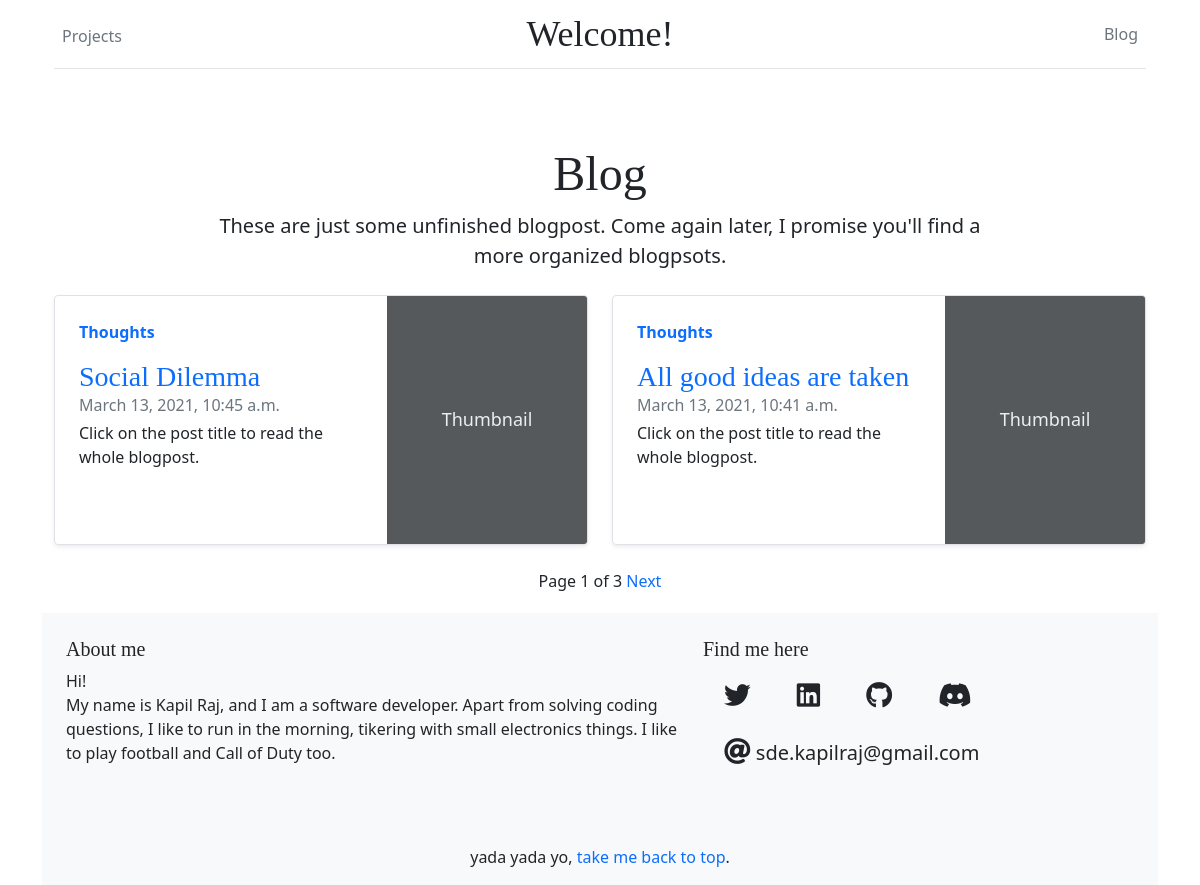
Page /post/ on the committed database.
### blog/models.py (models this page shows, shortened)
class Post(models.Model):
    objects = models.Manager()  # default manager
    published = PublishedManager()  # custom manager
    title = models.CharField(max_length=250)
    slug = models.SlugField(max_length=250, unique_for_date="publish")
    author = models.ForeignKey(
        User, on_delete=models.CASCADE, related_name="blog_posts"
    )
    body = models.TextField()
    publish = models.DateTimeField(default=timezone.now)
    created = models.DateTimeField(auto_now_add=True)
    updated = models.DateTimeField(auto_now=True)
    STATUS_CHOICES = (("draft", "Draft"), ("published", "Published"))
    status = models.CharField(max_length=10, choices=STATUS_CHOICES, default="draft")
    tags = TaggableManager()
    class Meta:
        ordering = ("-publish",)  # a tuple
    def get_absolute_url(self):
        return reverse(
            "blog:post_detail",
            args=[self.publish.year, self.publish.month, self.publish.day, self.slug],
        )

### blog/views.py (the view)
# urls.py: path("post/", post_list, name="post_list"),  # function based view url
def post_list(request, tag_slug=None):
    object_list = Post.published.all()
    tag = None
    if tag_slug:
        tag = get_object_or_404(Tag, slug=tag_slug)
        object_list = object_list.filter(tags__in=[tag])
    paginator = Paginator(object_list, 2)  # 2 posts on each page
    page = request.GET.get("page")
    try:
        posts = paginator.page(page)
    except PageNotAnInteger:
        posts = paginator.page(1)
    except EmptyPage:
        posts = paginator.page(paginator.num_pages)
    context = {
        "post_list": posts,
        "page": page,
        "tag": tag,
    }
    return render(request, "blog/post/list.html", context)

### blog/models.py (called while the page is built)
    def get_queryset(self):
        return super(PublishedManager, self).get_queryset().filter(status="published")

### blog/templates/blog/post/list.html (shortened to what this page needs)
{% extends 'blog/base.html' %}
{% load static %}
{% block main_content %}
<div class="container">
    <div class="row py-4">
        <div class="col-lg-9 mx-auto text-center">
            <h1 class="display-4">Blog</h1>
            <p class="lead mb-0">These are just some unfinished blogpost. Come again later, I promise you'll find a more
                organized blogpsots. </p>
        </div>
    </div>
    {%for post in post_list%}
    {% if forloop.first or forloop.counter0|divisibleby:2 %}
    <div class="row">
        {% endif %}
        <div class="col-md-6">
            <div class="row g-0 border rounded overflow-hidden flex-md-row mb-4 shadow-sm h-md-250 position-relative">
                <div class="col p-4 d-flex flex-column position-static">
                    <strong class="d-inline-block text-primary">
                        <p>{% for tag in post.tags.all %}
                            <a href='{% url "blog:post_list_by_tag" tag.slug %}'>{{tag.name|capfirst }}</a>
                            {% endfor %}
                        </p>
                    </strong>
                    <h3 class="mb-0">
                        <a href="{{post.get_absolute_url}}">{{ post.title }}</a>
                    </h3>
                    <div class="mb-1 text-muted">{{post.updated}}</div>
                    <p class="card-text mb-auto">
                        Click on the post title to read the whole blogpost.
                    </p>
                </div>
                <div class="col-auto d-none d-lg-block">
                    <svg class="bd-placeholder-img" width="200" height="250" xmlns="http://www.w3.org/2000/svg"
                        role="img" aria-label="Placeholder: Thumbnail" preserveAspectRatio="xMidYMid slice"
                        focusable="false">
                        <rect width="100%" height="100%" fill="#55595c" /><text x="50%" y="50%" fill="#eceeef"
                            dy=".3em">Thumbnail</text>
                    </svg>
                </div>
            </div>
        </div>
        {% if forloop.counter|divisibleby:2 or forloop.last %}
    </div>
    {% endif %}
    {% endfor %}
    <div class="text-center">
        {% include "blog/pagination.html" with page=post_list %}
    </div>
</div>
{% endblock main_content %}

### static/blog/css/blog.css (style rules this page uses)
h1, h2, h3, h4, h5, h6 { font-family: "Playfair Display", Georgia, "Times New Roman", serif; }
.display-4 { font-size: 2.5rem; }
@media (min-width: 768px) { .display-4 { font-size: 3rem; } }
@media (min-width: 768px) { .h-md-250 { height: 250px; } }
a:link { text-decoration:none; }

### static/blog/css/share_post_form.css (style rules this page uses)
:root { --input-padding-x: 1.5rem; --input-padding-y: .75rem; }

### blog/templates/blog/base.html (style rules this page uses)
.bd-placeholder-img { font-size: 1.125rem; text-anchor: middle; -webkit-user-select: none; -moz-user-select: none; user-select: none; }

### rows in the picture
Post: title "Social Dilemma", updated "March 13, 2021, 10:45 a.m."
Tag: name "Thoughts"
Post: title "All good ideas are taken", updated "March 13, 2021, 10:41 a.m."

### other values in the picture
{{ page.number }} "1"
{{ page.paginator.num_pages }} "3"
